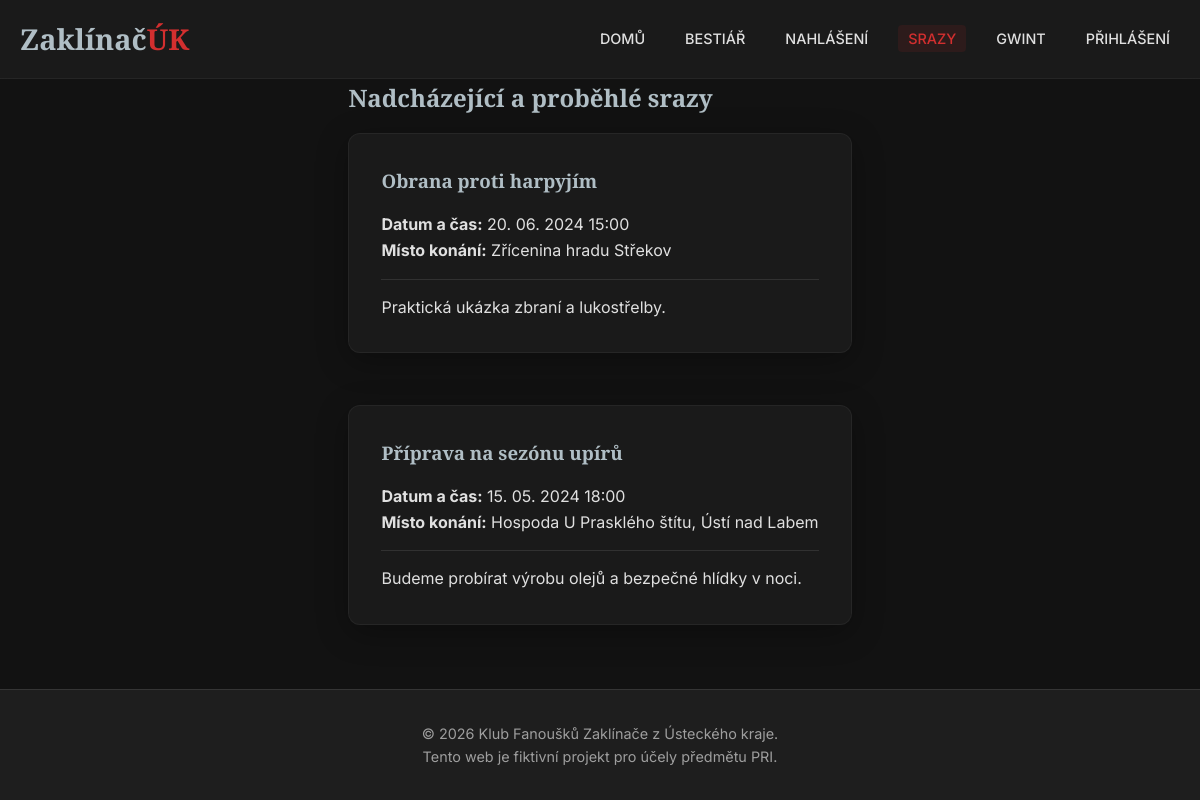
/meetings.php, run on the app's committed database.
### tables this page shows
CREATE TABLE meetings (
    id INT AUTO_INCREMENT PRIMARY KEY,
    date DATETIME NOT NULL,
    location VARCHAR(255) NOT NULL,
    topic VARCHAR(255) NOT NULL,
    description TEXT
) DEFAULT CHARSET=utf8mb4 COLLATE=utf8mb4_unicode_ci;

### www/meetings.php (the view)
<?php
require_once 'includes/db.php';
$stmt = $pdo->query("SELECT * FROM meetings ORDER BY date DESC");
$meetings = $stmt->fetchAll();
include 'layout/header.php';
?>
<h2>Nadcházející a proběhlé srazy</h2>
<div class="grid">
    <?php foreach ($meetings as $meeting): ?>
        <div class="card">
            <h3><?= htmlspecialchars($meeting['topic']) ?></h3>
            <p><strong>Datum a čas:</strong> <?= date('d. m. Y H:i', strtotime($meeting['date'])) ?></p>
            <p><strong>Místo konání:</strong> <?= htmlspecialchars($meeting['location']) ?></p>
            <?php if (!empty($meeting['description'])): ?>
                <hr style="border: 0; border-top: 1px solid var(--border-color); margin: 15px 0;">
                <p><?= nl2br(htmlspecialchars($meeting['description'])) ?></p>
            <?php endif; ?>
        </div>
    <?php endforeach; ?>
</div>
<?php include 'layout/footer.php'; ?>

### www/css/style.css (style rules this page uses)
:root { --bg-color: #121212; --surface-color: #1e1e1e; --primary-color: #d32f2f; --primary-hover: #f44336; --text-main: #e0e0e0; --text-muted: #9e9e9e; --silver: #b0bec5; --border-color: rgba(255, 255, 255, 0.1); --glass-bg: rgba(30, 30, 30, 0.7); --glass-border: rgba(255, 255, 255, 0.05); }
* { margin: 0; padding: 0; box-sizing: border-box; }
body { font-family: 'Inter', sans-serif; background-color: var(--bg-color); color: var(--text-main); line-height: 1.6; min-height: 100vh; display: flex; flex-direction: column; }
h1, h2, h3, h4, h5, h6 { font-family: 'Cinzel', serif; font-weight: 700; color: var(--silver); margin-bottom: 1rem; }
.card { background: var(--glass-bg); border: 1px solid var(--glass-border); border-radius: 12px; padding: 2rem; margin-bottom: 2rem; box-shadow: 0 8px 32px 0 rgba(0, 0, 0, 0.3); backdrop-filter: blur(4px); transition: transform 0.3s ease, box-shadow 0.3s ease; }
.grid { display: grid; grid-template-columns: repeat(auto-fill, minmax(300px, 1fr)); gap: 20px; }

### data on the page
meetings: topic "Obrana proti harpyjím", date "20. 06. 2024 15:00", location "Zřícenina hradu Střekov", description "Praktická ukázka zbraní a lukostřelby."
meetings: topic "Příprava na sezónu upírů", date "15. 05. 2024 18:00", location "Hospoda U Prasklého štítu, Ústí nad Labem", description "Budeme probírat výrobu olejů a bezpečné hlídky v noci."
